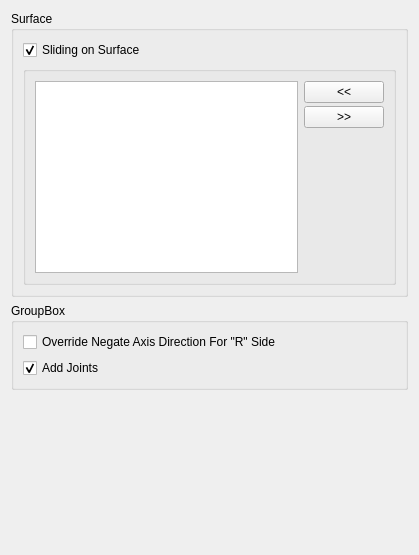
<?xml version="1.0" encoding="UTF-8"?>
<ui version="4.0">
 <class>Form</class>
 <widget class="QWidget" name="Form">
  <property name="geometry">
   <rect>
    <x>0</x>
    <y>0</y>
    <width>419</width>
    <height>555</height>
   </rect>
  </property>
  <property name="windowTitle">
   <string>Form</string>
  </property>
  <layout class="QVBoxLayout" name="verticalLayout">
   <item>
    <widget class="QGroupBox" name="groupBox_3">
     <property name="title">
      <string>Surface</string>
     </property>
     <layout class="QGridLayout" name="gridLayout_4">
      <item row="0" column="0">
       <widget class="QCheckBox" name="isSlidingSurface">
        <property name="text">
         <string>Sliding on Surface</string>
        </property>
        <property name="checked">
         <bool>true</bool>
        </property>
        <property name="tristate">
         <bool>false</bool>
        </property>
       </widget>
      </item>
      <item row="1" column="0">
       <widget class="QGroupBox" name="surfaceReference_groupBox">
        <property name="enabled">
         <bool>true</bool>
        </property>
        <property name="title">
         <string/>
        </property>
        <property name="flat">
         <bool>false</bool>
        </property>
        <layout class="QGridLayout" name="gridLayout_7">
         <item row="0" column="0">
          <layout class="QHBoxLayout" name="surfaceReference_horizontalLayout_4">
           <item>
            <layout class="QVBoxLayout" name="surfaceReference_verticalLayout_7">
             <item>
              <widget class="QListWidget" name="surfaceReference_listWidget_4">
               <property name="autoScroll">
                <bool>false</bool>
               </property>
               <property name="showDropIndicator" stdset="0">
                <bool>false</bool>
               </property>
               <property name="dragDropOverwriteMode">
                <bool>false</bool>
               </property>
               <property name="dragDropMode">
                <enum>QAbstractItemView::NoDragDrop</enum>
               </property>
               <property name="defaultDropAction">
                <enum>Qt::CopyAction</enum>
               </property>
               <property name="alternatingRowColors">
                <bool>true</bool>
               </property>
               <property name="selectionMode">
                <enum>QAbstractItemView::ExtendedSelection</enum>
               </property>
               <property name="gridSize">
                <size>
                 <width>0</width>
                 <height>0</height>
                </size>
               </property>
               <property name="viewMode">
                <enum>QListView::ListMode</enum>
               </property>
               <property name="selectionRectVisible">
                <bool>false</bool>
               </property>
               <property name="currentRow">
                <number>-1</number>
               </property>
              </widget>
             </item>
            </layout>
           </item>
           <item>
            <layout class="QVBoxLayout" name="surfaceReference_verticalLayout_8">
             <property name="spacing">
              <number>3</number>
             </property>
             <item>
              <widget class="QPushButton" name="surfaceReferenceAdd_pushButton_4">
               <property name="text">
                <string>&lt;&lt;</string>
               </property>
              </widget>
             </item>
             <item>
              <widget class="QPushButton" name="surfaceReferenceRemove_pushButton_4">
               <property name="text">
                <string>&gt;&gt;</string>
               </property>
              </widget>
             </item>
             <item>
              <spacer name="surfaceReference_verticalSpacer_4">
               <property name="orientation">
                <enum>Qt::Vertical</enum>
               </property>
               <property name="sizeHint" stdset="0">
                <size>
                 <width>20</width>
                 <height>20</height>
                </size>
               </property>
              </spacer>
             </item>
            </layout>
           </item>
          </layout>
         </item>
        </layout>
       </widget>
      </item>
     </layout>
    </widget>
   </item>
   <item>
    <layout class="QHBoxLayout" name="horizontalLayout"/>
   </item>
   <item>
    <widget class="QGroupBox" name="groupBox">
     <property name="title">
      <string>GroupBox</string>
     </property>
     <layout class="QHBoxLayout" name="horizontalLayout_2">
      <item>
       <layout class="QVBoxLayout" name="verticalLayout_3">
        <item>
         <widget class="QCheckBox" name="overrideNegate_checkBox">
          <property name="text">
           <string notr="true">Override Negate Axis Direction For &quot;R&quot; Side</string>
          </property>
         </widget>
        </item>
        <item>
         <widget class="QCheckBox" name="addJoints_checkBox">
          <property name="text">
           <string notr="true">Add Joints</string>
          </property>
          <property name="checked">
           <bool>true</bool>
          </property>
         </widget>
        </item>
       </layout>
      </item>
     </layout>
    </widget>
   </item>
   <item>
    <spacer name="verticalSpacer">
     <property name="orientation">
      <enum>Qt::Vertical</enum>
     </property>
     <property name="sizeHint" stdset="0">
      <size>
       <width>20</width>
       <height>40</height>
      </size>
     </property>
    </spacer>
   </item>
  </layout>
 </widget>
 <resources/>
 <connections/>
</ui>
